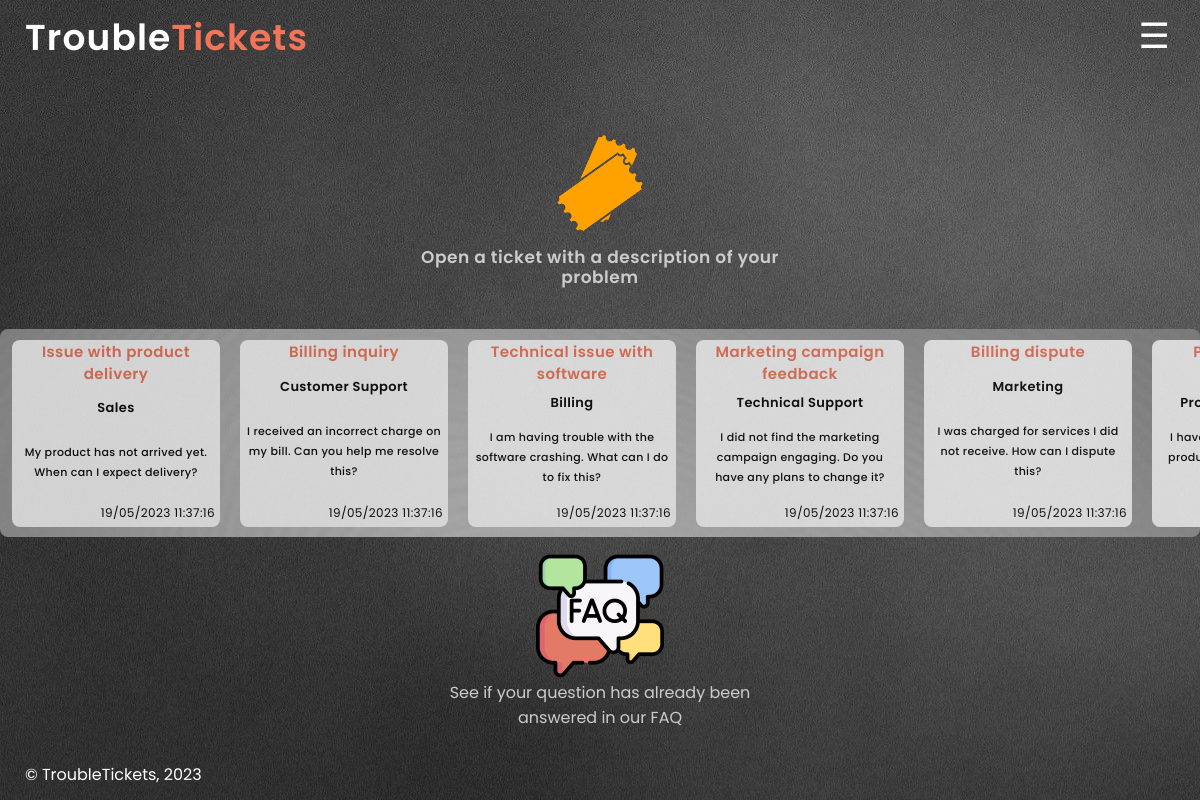
The app's page /pages/index.php, older data.
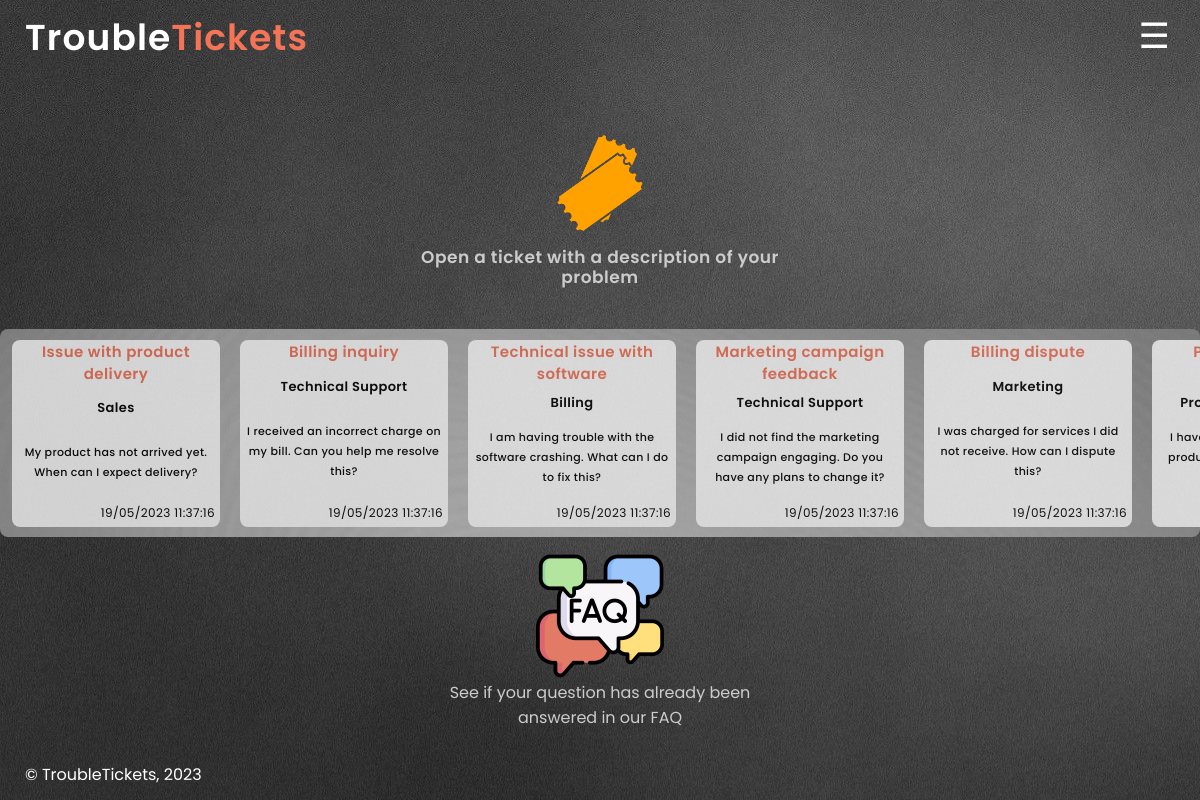
The same page, newer data.
### tables this page shows
CREATE TABLE TICKETS (
ticket_id INTEGER PRIMARY KEY AUTOINCREMENT,
agent_id INTEGER,
client_id INTEGER NOT NULL,
department_id INTEGER NOT NULL,
status VARCHAR(255) CHECK( status IN ('Open','Closed','Not Assigned') ) NOT NULL,
title VARCHAR(255) NOT NULL,
FOREIGN KEY(department_id) REFERENCES DEPARTMENTS(department_id),
FOREIGN KEY(client_id) REFERENCES CLIENTS(client_id),
FOREIGN KEY(agent_id) REFERENCES AGENTS(agent_id)
);

CREATE TABLE DEPARTMENTS (
department_id INTEGER PRIMARY KEY AUTOINCREMENT,
department_name VARCHAR(255) NOT NULL
);

### pages/index.php (called while the page is built, shortened)
<?php declare(strict_types=1);
require_once(__DIR__ . '/../templates/normal.php');
require_once(__DIR__ . '/../templates/main_template.php');
$session = new Session();
output_main_page($session);
?>

### database/ticket.class.php (called while the page is built, shortened)
<?php
class Ticket
{
    public function __construct(int $id, ?int $agent_id, int $client_id, int $department_id, string $status, string $title)
    {
        $this->id = $id;
        $this->department_id = $department_id;
        $this->title = $title;
    }
    static function getTickets(PDO $db, int $count): array
    {
        $stmt = $db->prepare('SELECT ticket_id, agent_id, client_id, department_id, status, title FROM TICKETS LIMIT ?');
        $stmt->execute(array($count));
        $tickets = array();
        while ($ticket = $stmt->fetch()) {
            $tickets[] = new Ticket(
                $ticket['ticket_id'],
                $ticket['agent_id'] ?? null,
                $ticket['client_id'],
                $ticket['department_id'],
                $ticket['status'],
                $ticket['title']
            );
        }
        return $tickets;
    }
}

### database/department.class.php (called while the page is built, shortened)
<?php
class Department
{
    public function __construct(int $id, string $name)
    {
        $this->name = (string) $name;
    }
    static function getDepartmentById(PDO $db, int $id): ?Department
    {
        $stmt = $db->prepare('SELECT department_id, department_name FROM DEPARTMENTS WHERE department_id = ?');
        $stmt->execute(array($id));
        $department = $stmt->fetch();
        if ($department) {
            return new Department(
                intval($department['department_id']),
                $department['department_name']
            );
        } else {
            return null;
        }
    }
}
?>

### database/messages.class.php (called while the page is built, shortened)
<?php
class Message
{
    public function __construct(int $id, int $ticket_id, int $client_id, string $message, DateTime $date_created)
    {
        $this->ticket_id = $ticket_id;
        $this->message = $message;
        $this->date_created = $date_created;
    }
    static function getMessages(PDO $db, int $count): array
    {
        $stmt = $db->prepare(
            'SELECT message_id, ticket_id, client_id, message_content, date_created FROM MESSAGES LIMIT ?'
        );
        $stmt->execute(array($count));
        $messages = array();
        while ($message = $stmt->fetch()) {
            $messages[] = new Message(
                $message['message_id'],
                $message['ticket_id'],
                $message['client_id'],
                $message['message_content'],
                new DateTime($message['date_created']),
            );
        }
        return $messages;
    }
}
?>

### templates/main_template.php (the view, shortened to what the changed rows need)
<?php
function output_main_page(Session $session)
{ ?>
    <?php
    require_once(__DIR__ . '/../database/connection.db.php');
    require_once(__DIR__ . '/../database/ticket.class.php');
    require_once(__DIR__ . '/../database/messages.class.php');
    require_once(__DIR__ . '/../database/department.class.php');
    $db = getDataBaseConnection();
    $recentTickets = Ticket::getTickets($db, 200);
    $messages = Message::getMessages($db, 200);
    $message_to_use = new Message(0, 0, 0, '0', new DateTime());
    ?>
    <section id='main-page' class='main-page'>
        <div class='tickets-container'>
            <div class="tickets">
                <?php
                foreach ($recentTickets as $ticket) { ?>
                    <a href="../pages/message.php?id=<?= urlencode(strval($ticket->id)) ?>" class='ticket'>
                        <h4>
                            <?php echo $ticket->title
                            ?>
                        </h4>
                        <h5>
                            <?php echo Department::getDepartmentById($db, $ticket->department_id)->name; ?>
                        </h5>
                        <?php foreach ($messages as $message) {
                            if ($message->ticket_id == $ticket->id) { ?>
                                <p>
                                    <?php echo substr($message->message, 0, 200);
                                    $message_to_use = $message; ?>
                                </p>
                        <?php break;
                            }
                        } ?>
                        <h6>
                            <?php echo $message_to_use->date_created->format('d/m/Y H:i:s') ?>
                        </h6>
                    </a>
                <?php } ?>
            </div>
        </div>
    </section>
<?php
}
?>

Row changes from the older to the newer data that the page shows:
changed tickets "Billing inquiry": department.department_name "Customer Support" → "Technical Support"
